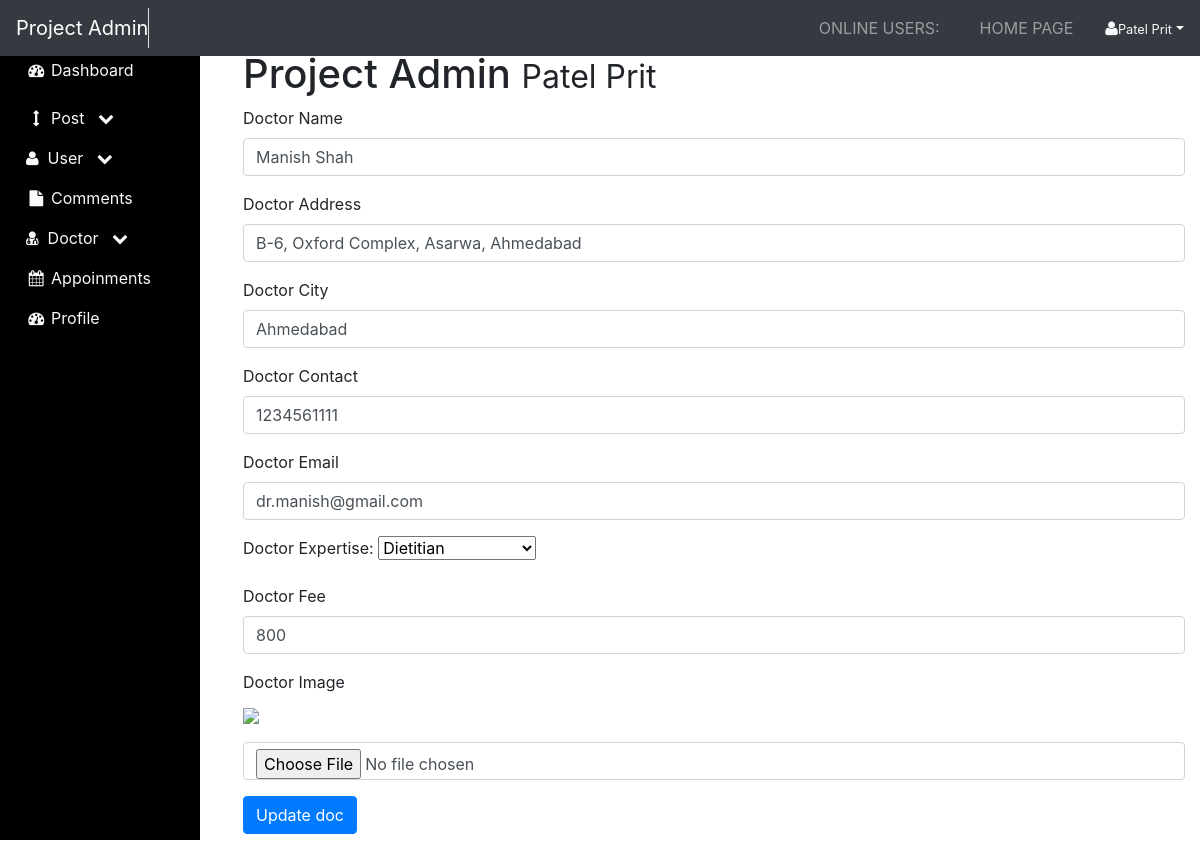
The page /admin/doctors.php?source=edit_doctor&d_id=2 (signed in) on the database its author committed.
### tables this page shows
CREATE TABLE `doctor` (
  `doc_id` int(11) NOT NULL,
  `doc_name` varchar(255) NOT NULL,
  `doc_address` varchar(255) NOT NULL,
  `doc_city` varchar(255) NOT NULL,
  `doc_contact` varchar(255) NOT NULL,
  `doc_email` varchar(255) NOT NULL,
  `doc_expertise` varchar(255) NOT NULL,
  `doc_fee` int(11) NOT NULL,
  `doc_img` varchar(255) NOT NULL
);

### admin/includes/edit_doctor.php (the view, shortened to what this page needs)
<?php
if(isset($_GET['d_id'])){
    $the_doc_id=$_GET['d_id'];
}
$query = "SELECT * FROM doctor WHERE doc_id=$the_doc_id";
$select_doc_by_id=mysqli_query($connection,$query);
while ($row=mysqli_fetch_assoc($select_doc_by_id)) {
    $doc_name = $row['doc_name'];
    $doc_address = $row['doc_address'];
    $doc_city = $row['doc_city'];
    $doc_contact = $row['doc_contact'];
    $doc_email = $row['doc_email'];
    $doc_fee=$row['doc_fee'];
  }
?>
<form action="" method="post" enctype="multipart/form-data" class="form_scroll">
<div class="form-group">
    <label for="title">Doctor Name</label>
    <input type="text" name="doc_name" value="<?php echo $doc_name; ?>" class="form-control">
</div>
<div class="form-group">
    <label for="doc_address">Doctor Address</label>
    <input type="text" value="<?php echo $doc_address?>" name="doc_address" class="form-control">
</div>
<div class="form-group">
    <label for="doc_city">Doctor City</label>
    <input type="text" value="<?php echo $doc_city?>" name="doc_city" class="form-control">
</div>
<div class="form-group">
    <label for="doc_contact">Doctor Contact</label>
    <input type="text" value="<?php echo $doc_contact?>" name="doc_contact" class="form-control">
</div>
<div class="form-group">
    <label for="doc_email">Doctor Email</label>
    <input type="text" value="<?php echo $doc_email?>" name="doc_email" class="form-control">
</div>
<div class="form-group">
    <label for="doctor_role">Doctor Expertise:</label>
<select name="doc_expertise" id="">
    <option value="dietitian" selected>Dietitian</option>
</select>
</div>
<div class="form-group">
    <label for="doc_email">Doctor Fee</label>
    <input type="text" value="<?php echo $doc_fee?>" name="doc_fee" class="form-control">
</div>
<div class="form-group">
<label for="doc_image">Doctor Image</label><br>
<img src='../img/<?php echo $doc_image?>' width=100px;>
</div>
<div class="form-group">
    <input type="file" name="image" class="form-control">
</div>
<div class="form-group">
    <input type="submit" name="update_doc" class="btn btn-primary" value="Update doc">
</div>
</form>

### admin/includes/admin_header.php (style rules this page uses)
@media (max-width:1243px) { .form_scroll { overflow:scroll; } }

### rows shown on the page
doctor: doc_name "Manish Shah", doc_address "B-6, Oxford Complex, Asarwa, Ahmedabad", doc_city "Ahmedabad", doc_contact "1234561111", doc_email "dr.manish@gmail.com", doc_fee "800"

### other values the page prints
$_SESSION['user_name'] "Patel Prit"
